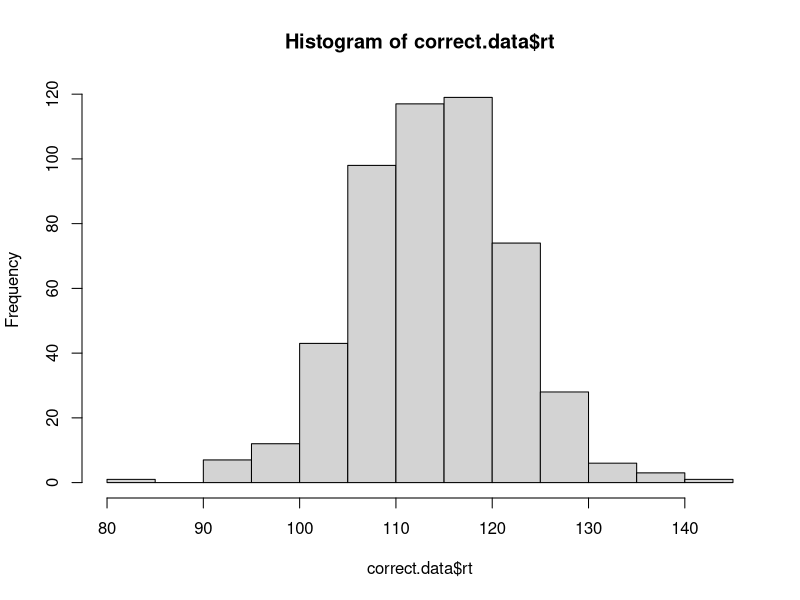
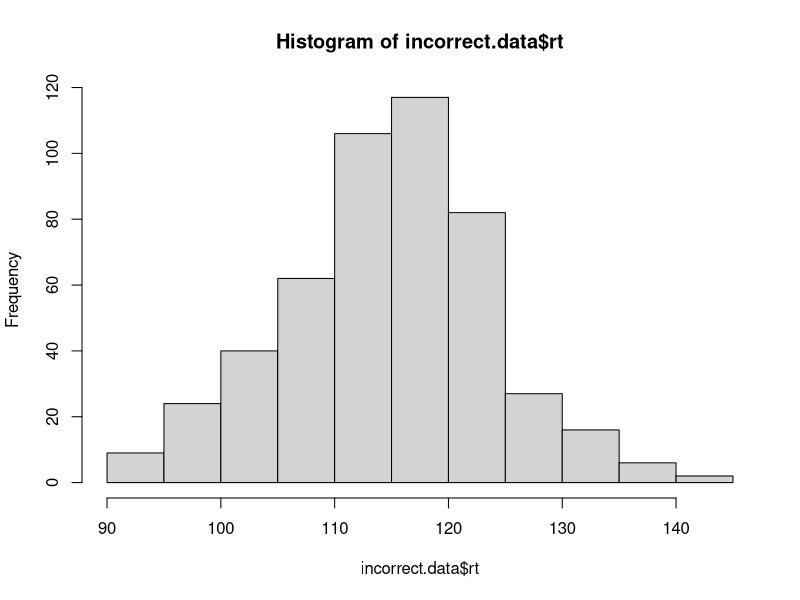

These charts were generated, in order, by the following R code:
# implement the model by filling in the function below
# the model should return a data frame with two columns: correct and rt
# the correct column should be TRUE or FALSE, and rt should contain the
# number of steps it took to reach the criterion.

# note that the function takes four arguments:
# samples is the number of samples to draw from the model
# rate.1 is the evidence accumulation rate for the correct response (default value is 40)
# rate.2 is the evidence accumulation rate for the incorrect response (default value is 40)
# criterion is the threshold for a response (default value is 3)

# one oddity: note that higher values for rate.1 and rate.2 will actually produce slower RTs.
# this is because the rate parameter is controlling the rate of decay of the exponential distribution,
# so faster rates mean that less evidence is likely to accumulate on each step. we could make
# these parameters more intuitive by taking 1/rate.1 and 1/rate.2 as the values to rexp().


#fix s.t. if they both hit the value in the same round, then choose which one exceeds it more
#if still a tie, then the positive one


#correct = rate.1 crossed
accumulator.model <- function(samples, rate.1=40, rate.2=40, criterion=3){
  accuracy.array <- vector()
  rt.array <- vector()

  for (i in seq(from = 1, to = as.numeric(samples))) {
    intevsigpos <- 0
    intevsigneg <- 0
    rt <- 0
    while((-criterion <= intevsigneg) && (intevsigpos <= criterion)) {
      intevsigpos <- intevsigpos + rexp(1, rate.1)
      intevsigneg <- intevsigneg - rexp(1, rate.2)
      rt <- rt + 1
    }
    
    if ((-criterion > intevsigneg) && (intevsigpos > criterion)) {
      if (abs(intevsigpos) < abs(intevsigneg)) {
        corr <- FALSE
      } else {
        corr <- TRUE
      }
    } else {
      corr <- intevsigpos > criterion
    }
    
    
    accuracy.array <- c(accuracy.array, corr)
    rt.array <- c(rt.array, rt)
  }
  output <- data.frame(
    correct = accuracy.array,
    rt = rt.array
  )
  return(output)
}

#had a chunk of code twice... I wrote for case if equal
#otherwise looks good

# test the model ####

# if the model is working correctly, then the line below should generate a data frame with 
# 1000 samples and about half of the samples should be correct. the average rt will probably
# be around 112, but might vary from that by a bit.

initial.test <- accumulator.model(1000)
sum(initial.test$correct) / length(initial.test$correct) # should be close to 0.5
mean(initial.test$rt) # should be about 112

# visualize the RT distributions ####

# we can use dplyr to filter the data and visualize the correct and incorrect RT distributions

library(dplyr)

correct.data <- initial.test %>% filter(correct==TRUE)
incorrect.data <- initial.test %>% filter(correct==FALSE)

hist(correct.data$rt)
hist(incorrect.data$rt)

